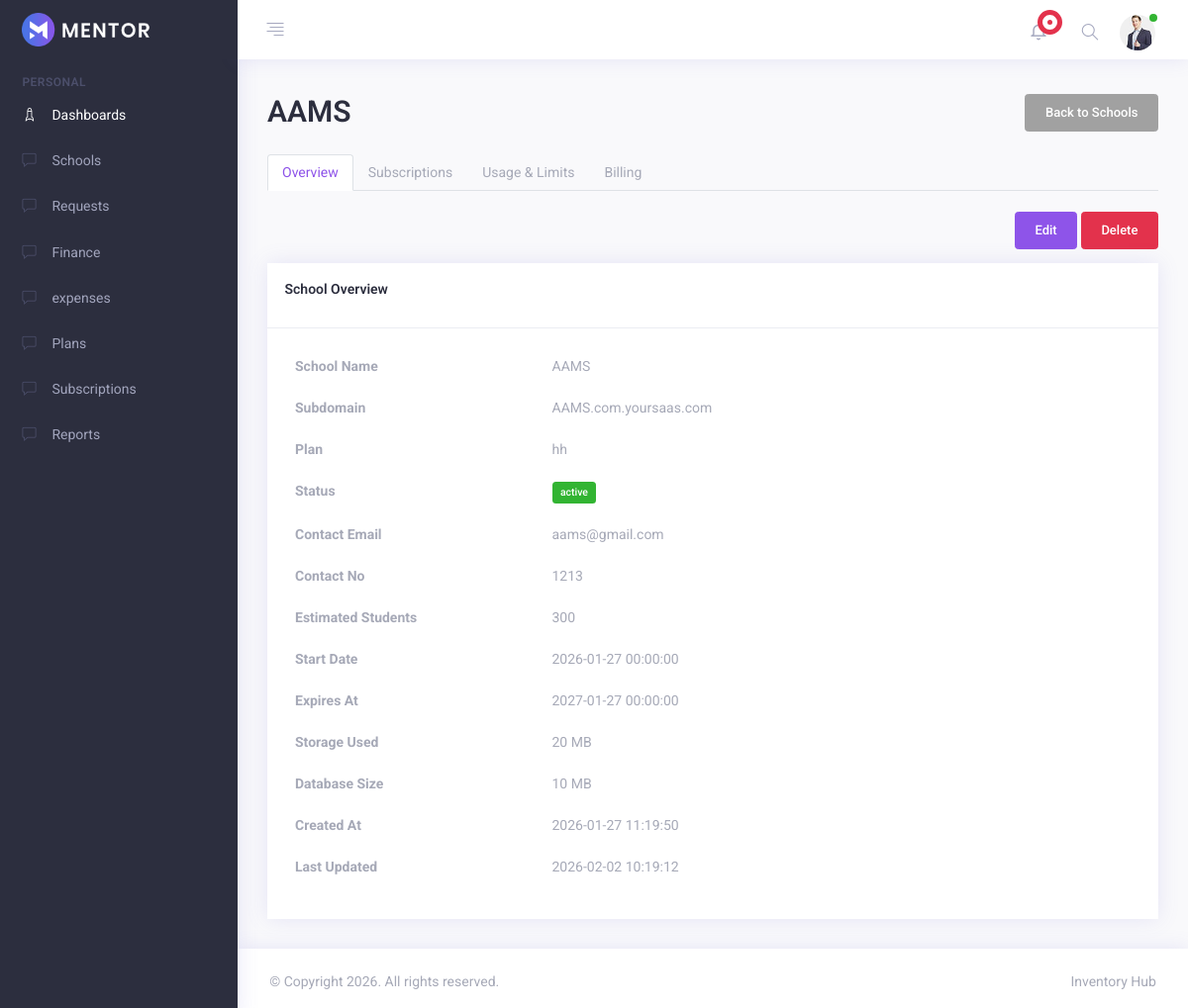
The app's page /App/Modules/SAAS_admin/views/schools/school_details.php?id=10 (signed in) with its own data.
### tables this page shows
CREATE TABLE `schools` (
  `id` int(11) NOT NULL,
  `name` varchar(100) NOT NULL,
  `school_code` varchar(100) DEFAULT NULL,
  `logo_path` varchar(255) DEFAULT NULL,
  `address` varchar(255) DEFAULT NULL,
  `city` varchar(255) DEFAULT NULL,
  `boards` varchar(255) DEFAULT NULL,
  `subdomain` varchar(100) DEFAULT NULL,
  `email` varchar(100) NOT NULL,
  `password` varchar(255) DEFAULT NULL,
  `contact_no` varchar(20) NOT NULL,
  `estimated_students` int(11) NOT NULL,
  `total_student` int(11) DEFAULT NULL,
  `plan` varchar(100) NOT NULL,
  `status` enum('active','blocked','block','inactive','pending','suspended','expired','rejected') DEFAULT 'active',
  `storage_used` bigint(20) DEFAULT 0,
  `db_size` bigint(20) DEFAULT 0,
  `start_date` datetime DEFAULT current_timestamp(),
  `expires_at` datetime DEFAULT NULL,
  `created_at` datetime DEFAULT current_timestamp(),
  `updated_at` datetime DEFAULT current_timestamp() ON UPDATE current_timestamp()
);

### App/Modules/SAAS_admin/Controllers/School_controller.php (called while the page is built, shortened)
<?php
require_once '../../models/school_model.php';
class SchoolController
{
    private $school;
    public function __construct($db)
    {
        $this->school = new School($db);
    }
    public function getSchoolById($id)
    {
        return $this->school->getById($id);
    }
}
?>

### App/Modules/SAAS_admin/Models/school_model.php (called while the page is built, shortened)
<?php
class School
{
    private $db;
    public function __construct($db)
    {
        $this->db = $db;
    }
    public function getById($id)
    {
        $stmt = $this->db->prepare("SELECT * FROM schools WHERE id = ?");
        $stmt->execute([$id]);
        return $stmt->fetch(PDO::FETCH_ASSOC);
    }
}
?>

### App/Modules/SAAS_admin/Views/schools/school_details.php (the view, shortened to what this page needs)
<?php
require_once '../../../../Config/connection.php';
require_once '../../Controllers/School_controller.php';
$schoolController = new SchoolController($DB_con);
$schoolId = isset($_GET['id']) ? intval($_GET['id']) : 0;
$school = $schoolController->getSchoolById($schoolId);
?>
<!DOCTYPE html>
<html lang="en">
<head>
    <link rel="stylesheet" type="text/css" href="../../../../../public/assets/css/vendors.css" />
    <link rel="stylesheet" type="text/css" href="../../../../../public/assets/css/style.css" />
</head>
<body>
    <div class="app">
        <div class="app-wrap">
            <header class="app-header top-bar">
                <?php include_once '../../include/navbar.php'; ?>
            </header>
            <div class="app-container">
                <?php include_once '../../include/sidebar.php'; ?>
                <div class="app-main" id="main">
                    <div class="container-fluid">
    <div class="row mb-3">
        <div class="col-md-6">
            <h2><?php echo htmlspecialchars($school['name']); ?></h2>
        </div>
        <div class="col-md-6 text-right">
            <a href="schools.php" class="btn btn-secondary">Back to Schools</a>
        </div>
    </div>
    <ul class="nav nav-tabs mb-4">
        <li class="nav-item">
            <a class="nav-link active" data-toggle="tab" href="#overview">Overview</a>
        </li>
        <li class="nav-item">
            <a class="nav-link" data-toggle="tab" href="#subscriptions">Subscriptions</a>
        </li>
        <li class="nav-item">
            <a class="nav-link" data-toggle="tab" href="#usage">Usage & Limits</a>
        </li>
        <li class="nav-item">
            <a class="nav-link" data-toggle="tab" href="#billing">Billing</a>
        </li>
    </ul>
    <div class="tab-content">
        <div class="tab-pane fade show active" id="overview">
            <div class="row mb-3">
                <div class="col-md-12 text-right">
                    <button class="btn btn-primary" data-toggle="modal" data-target="#editSchoolModal">Edit</button>
                    <a href="school_details.php?id=<?php echo htmlspecialchars($school['id']); ?>&action=delete" class="btn btn-danger" onclick="return confirm('Are you sure you want to delete this school?');">Delete</a>
                </div>
            </div>
            <div class="card">
                <div class="card-header">
                    <h5>School Overview</h5>
                </div>
                <div class="card-body">
                    <table class="table table-borderless">
                        <tr><th width="30%">School Name</th><td><?php echo htmlspecialchars($school['name']); ?></td></tr>
                        <tr><th>Subdomain</th><td><?php echo htmlspecialchars($school['subdomain']); ?>.yoursaas.com</td></tr>
                        <tr><th>Plan</th><td><?php echo htmlspecialchars($school['plan']); ?></td></tr>
                        <tr><th>Status</th><td><span class="badge badge-<?php echo ($school['status'] === 'active') ? 'success' : 'warning'; ?>"><?php echo htmlspecialchars($school['status']); ?></span></td></tr>
                        <tr><th>Contact Email</th><td><?php echo htmlspecialchars($school['email']); ?></td></tr>
                        <tr><th>Contact No</th><td><?php echo htmlspecialchars($school['contact_no']); ?></td></tr>
                        <tr><th>Estimated Students</th><td><?php echo htmlspecialchars($school['estimated_students']); ?></td></tr>
                        <tr><th>Start Date</th><td><?php echo htmlspecialchars($school['start_date']); ?></td></tr>
                        <tr><th>Expires At</th><td><?php echo htmlspecialchars($school['expires_at']); ?></td></tr>
                        <tr><th>Storage Used</th><td><?php echo htmlspecialchars($school['storage_used']); ?> MB</td></tr>
                        <tr><th>Database Size</th><td><?php echo htmlspecialchars($school['db_size']); ?> MB</td></tr>
                        <tr><th>Created At</th><td><?php echo htmlspecialchars($school['created_at']); ?></td></tr>
                        <tr><th>Last Updated</th><td><?php echo htmlspecialchars($school['updated_at']); ?></td></tr>
                    </table>
                </div>
            </div>
        </div>
    </div>
</div>
                </div>
            </div>
            <footer class="footer">
                <div class="row">
                    <div class="col-12 col-sm-6 text-center text-sm-left">
                        <p>&copy; Copyright 2026. All rights reserved.</p>
                    </div>
                   <div class="col  col-sm-6 ml-sm-auto text-center text-sm-right">
                        <p><a target="_blank" href="https://www.templateshub.net">Inventory Hub</a></p>
                    </div>
                </div>
            </footer>
        </div>
    </div>
</body>
</html>

### records on screen
schools: name "AAMS", subdomain "AAMS.com", plan "hh", status "active", email "aams@gmail.com", contact_no "1213", estimated_students "300", start_date "2026-01-27 00:00:00", expires_at "2027-01-27 00:00:00", storage_used "20", db_size "10", created_at "2026-01-27 11:19:50", updated_at "2026-02-02 10:19:12"
